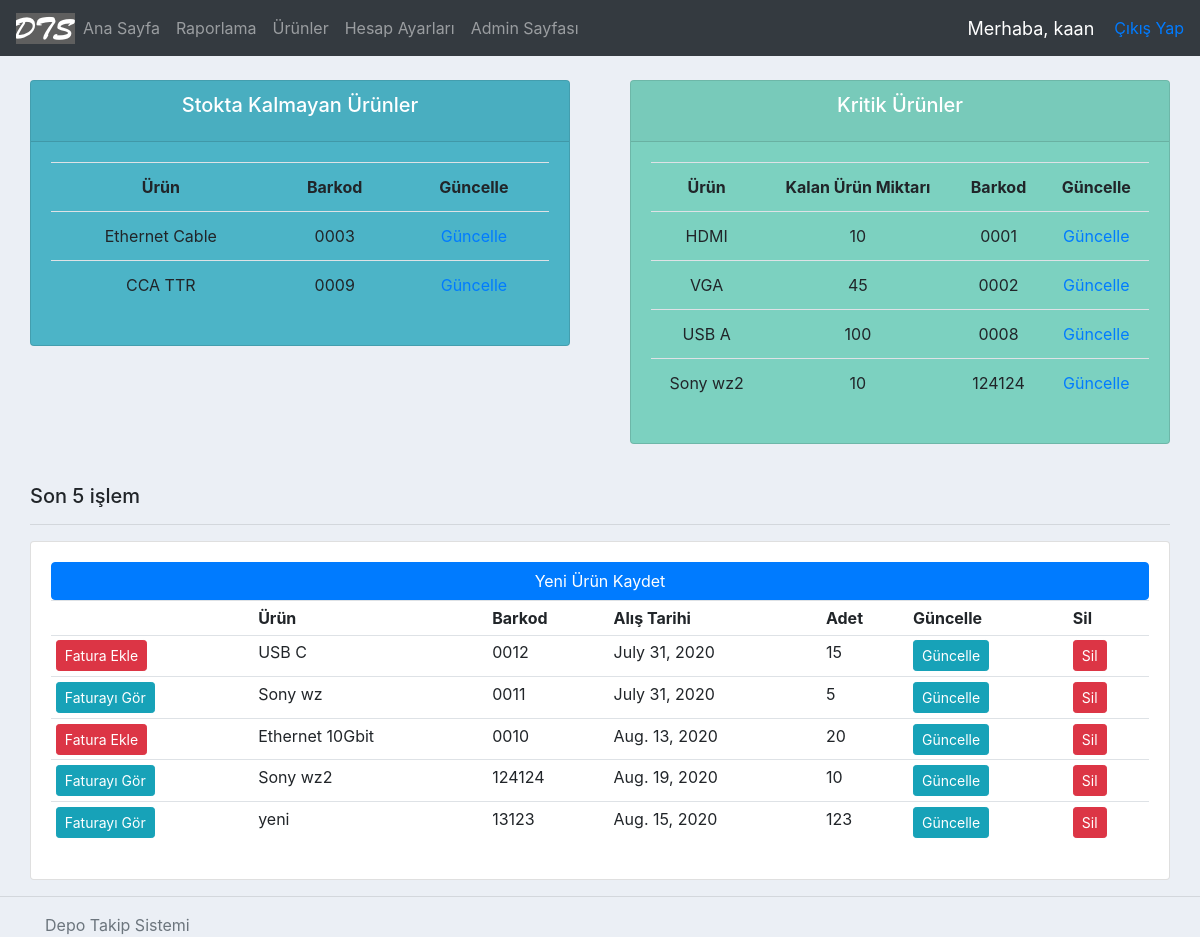
The app's page / (signed in), older data.
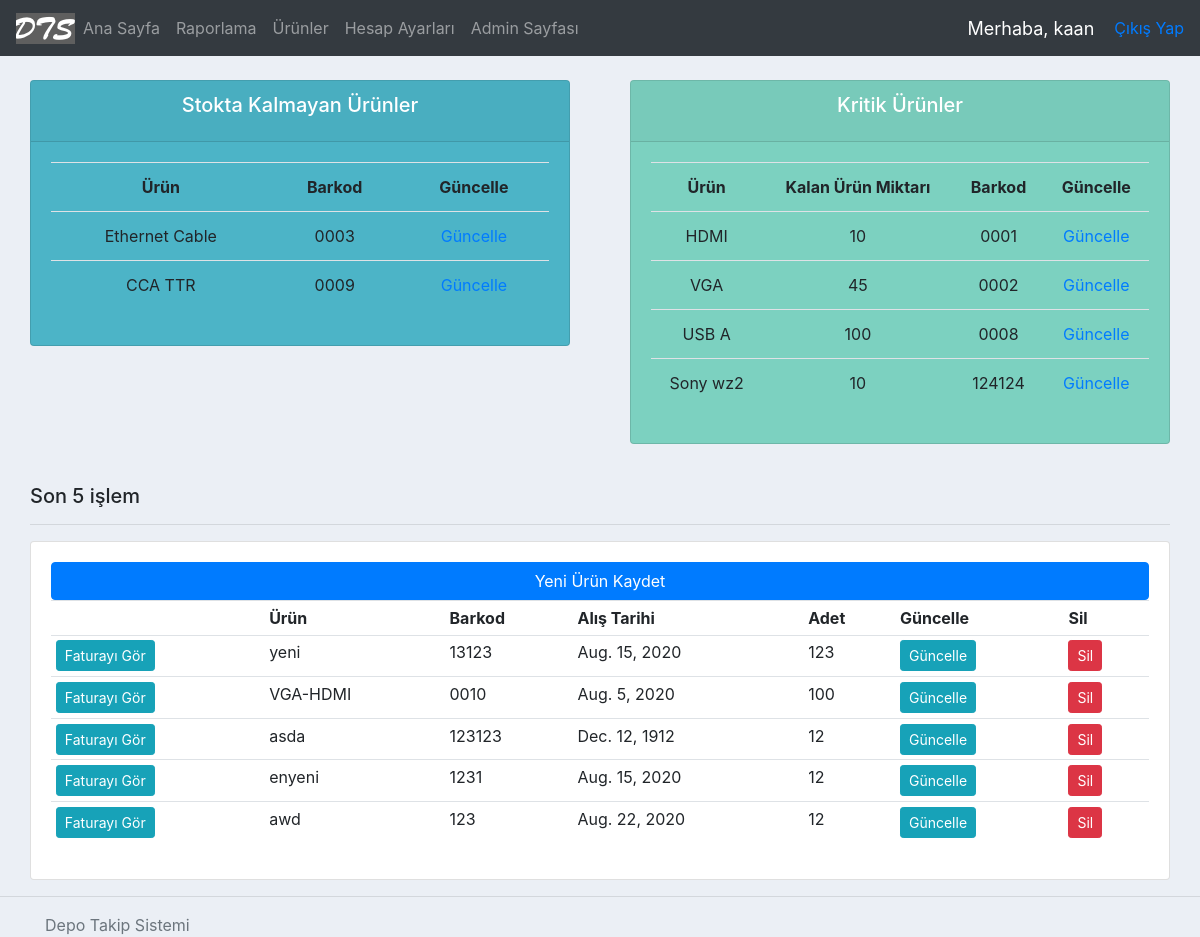
The same page, newer data.
### accounts/models.py (models this page shows, shortened)
class Product(models.Model):
    name = models.CharField(max_length=200)
    barcode = models.CharField(max_length=48)
    code = models.CharField(max_length=255)
    criticalStock = models.BooleanField(default=False) #kritik stok
    criticalStockAmt = models.IntegerField(null=True, blank=True)
    photo = models.ImageField(blank=True, null=True)
    vendor = models.CharField(max_length=200) #alınan firma
    dateBought = models.DateField(null=True) #satın alınan tarih
    regDate = models.DateTimeField( auto_now_add=True, null=True ) #ürünün kayıt edildiği tarih
    price = models.FloatField() #ürünün fiyatı
    amount = models.IntegerField() #ürünün adeti
    category = models.CharField(max_length=200) #ürünün kategorisi
    brand = models.CharField(max_length = 200) #ürünün markası
    model = models.CharField(max_length = 200, blank=True, null=True)
    description = models.CharField(max_length = 400, blank=True, null=True) #açıklama
    editor = models.CharField(max_length = 200) #ürünü kaydeden/silen kullanıcı
    invoice = models.OneToOneField('Invoice', on_delete=models.CASCADE, related_name="fatura", null=True, blank=True )

### accounts/views.py (the view)
# urls.py: 2. Add a URL to urlpatterns:  path('', views.home, name='home')
@login_required(login_url='login')
def home(request):
    products = Product.objects.all()
    invoices = Invoice.objects.all()
    criticalProducts = []
    outOfStock = []
    for product in products:
        if product.criticalStock and product.criticalStockAmt != None and product.amount <= product.criticalStockAmt:
            criticalProducts.append(product)
        if product.amount == 0:
            outOfStock.append(product)
    sum = 0
    for product in products:
        sum += product.price * product.amount
    start = 5
    if products.count() <= 5:
        start = 0
    else:
        start = products.count() - 5
    context = { 'products': products[ start :], 'invoices': invoices, 'sum': sum,
                'criticalProducts': criticalProducts, 'outOfStock' : outOfStock }
    return render( request, 'accounts/dashboard.html',  context )

### accounts/templates/accounts/dashboard.html
{%  extends 'accounts/main.html' %}
{% block content %}
{%  include 'accounts/status.html' %}
<br>
	<div class="col-md">
		<h5>Son 5 işlem</h5>
		<hr>
		<div class="card card-body">
			<div class="btn-group" role="group" aria-label="Basic example">
				<a class="btn btn-primary" href="{% url 'addProduct' %}">Yeni Ürün Kaydet</a>
			</div>
			<table class="table table-sm">
				<tr>
					<th></th>
					<th>Ürün</th>
					<th>Barkod</th>
					<th>Alış Tarihi</th>
					<th>Adet</th>
					<th>Güncelle</th>
					<th>Sil</th>
				</tr>
				{% for product in products %}
				<tr>
					{% if product.invoice is not Null %}
						<td><a class="btn btn-sm btn-info" href="{% url 'invoice-path' product.invoice.id %}">Faturayı Gör</a></td>
					{% else %}
						<td><a class="btn btn-sm btn-danger" href="{% url 'addInvoice' product.id %}">Fatura Ekle</a></td>
					{% endif %}
					<td>{{product.name}}</td>
					<td>{{product.barcode}}</td>
					<td>{{product.dateBought}}</td>
					<td>{{product.amount}}</td>
					<td><a class="btn btn-sm btn-info" href="{% url 'updateProduct' product.id %}">Güncelle</a></td>
					<td><a class="btn btn-sm btn-danger" href="{% url 'deleteProduct' product.id %}">Sil</a></td>
				</tr>
				{% endfor %}
			</table>
		</div>
	</div>
</div>
{% endblock %}

### accounts/templates/accounts/status.html
<br>
<div class="row">
	<div class="col">
		<div class="col-md">
			<div class="card text-center text-white  mb-3" id="total-orders">
			  	<div class="card-header">
			  		<h5 class="card-title">Stokta Kalmayan Ürünler</h5>
			  	</div>
				<div class="card-body">
					{% if outOfStock|length == 0 %}
					<p>Stokta kalmayan ürün yok.</p>
					{% else %}
			    	<table class="card-table table">
						<tr>
							<th>Ürün</th>
							<th>Barkod</th>
							<th>Güncelle</th>
						</tr>
						{% for product in outOfStock %}
						<tr>
							<td>{{product.name}}</td>
							<td>{{product.barcode}}</td>
							<td><a href="{% url 'updateProduct' product.id %}">Güncelle</a></td>
						</tr>
						{% endfor %}
					</table>
					{% endif %}
			  	</div>
			</div>
		</div>
	</div>
	<div class="col">
		<div class="col-md">
			<div class="card text-center text-white  mb-3" id="orders-pending">
			  	<div class="card-header">
			  		<h5 class="card-title">Kritik Ürünler</h5>
			  	</div>
			  	<div class="card-body">
			    	<table class="card-table table">
						<tr>
							<th>Ürün</th>
							<th>Kalan Ürün Miktarı</th>
							<th>Barkod</th>
							<th>Güncelle</th>
						</tr>
						{% for criticalProduct in criticalProducts %}
						<tr>
							<td>{{criticalProduct.name}}</td>
							<td>{{criticalProduct.amount}}</td>
							<td>{{criticalProduct.barcode}}</td>
							<td><a href="{% url 'updateProduct' criticalProduct.id %}">Güncelle</a></td>
						</tr>
						{% endfor %}
					</table>
			  	</div>
			</div>
		</div>
	</div>
</div>

Row changes from the older to the newer data that the page shows:
no longer on one of the page's lists (row unchanged): Product: name "Sony wz2", barcode "124124", dateBought "Aug. 19, 2020", amount "10"
no longer on this page (row unchanged): Product: shows "Fatura Ekle", name "USB C", barcode "0012", dateBought "July 31, 2020", amount "15", shown under "Son 5 işlem"
no longer on this page (row unchanged): Product: shows "Faturayı Gör", name "Sony wz", barcode "0011", dateBought "July 31, 2020", amount "5", shown under "Son 5 işlem"
no longer on this page (row unchanged): Product: shows "Fatura Ekle", name "Ethernet 10Gbit", barcode "0010", dateBought "Aug. 13, 2020", amount "20", shown under "Son 5 işlem"
added Product: shows "Faturayı Gör", name "VGA-HDMI", barcode "0010", dateBought "Aug. 5, 2020", amount "100", shown under "Son 5 işlem"
added Product: shows "Faturayı Gör", name "asda", barcode "123123", dateBought "Dec. 12, 1912", amount "12", shown under "Son 5 işlem"
added Product: shows "Faturayı Gör", name "enyeni", barcode "1231", dateBought "Aug. 15, 2020", amount "12", shown under "Son 5 işlem"
added Product: shows "Faturayı Gör", name "awd", barcode "123", dateBought "Aug. 22, 2020", amount "12", shown under "Son 5 işlem"
